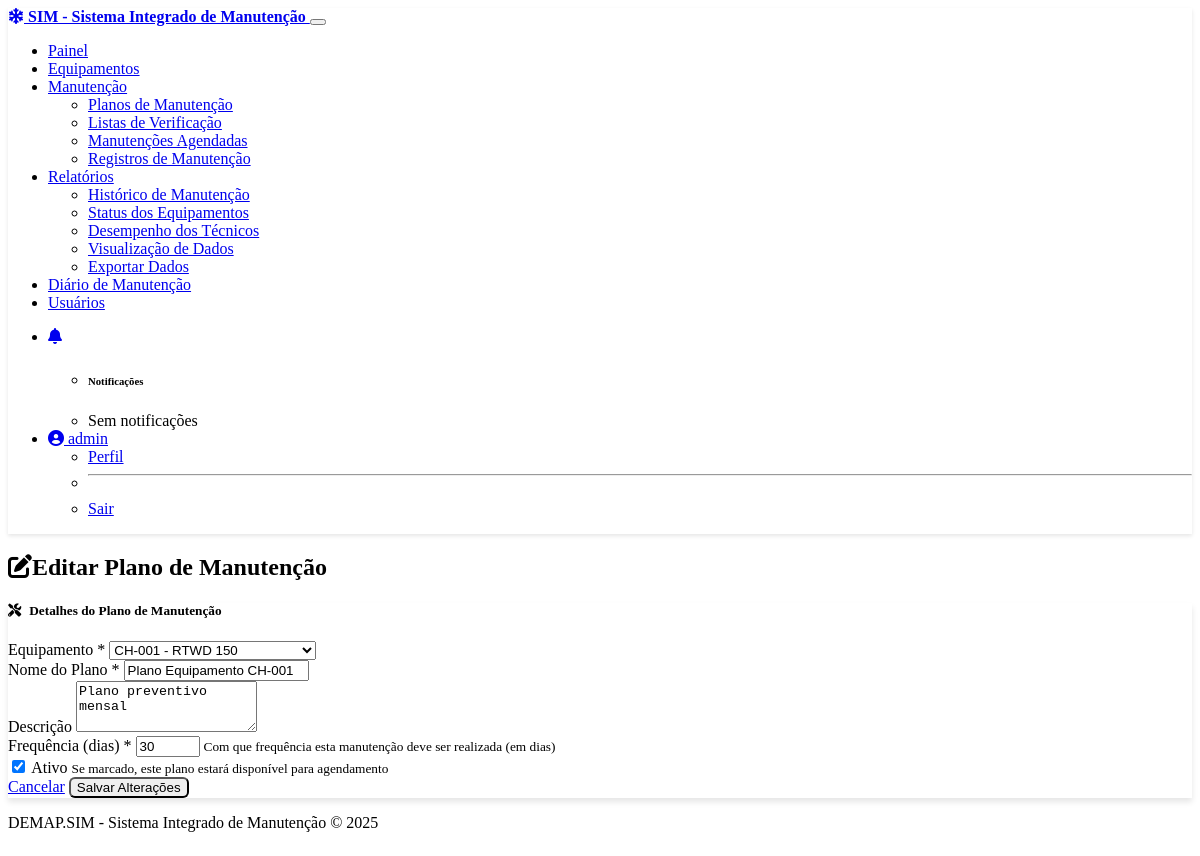
The page /maintenance/plans/1/edit (signed in) on the database its author committed.
### models.py (models this page shows, shortened)
class User(UserMixin, db.Model):
    __tablename__ = 'users'
    id = db.Column(db.Integer, primary_key=True)
    username = db.Column(db.String(64), unique=True, nullable=False)
    email = db.Column(db.String(120), unique=True, nullable=False)
    password_hash = db.Column(db.String(256), nullable=False)
    first_name = db.Column(db.String(64), nullable=False)
    last_name = db.Column(db.String(64), nullable=False)
    role = db.Column(db.String(20), nullable=False, default=UserRole.TECHNICIAN.value)
    phone = db.Column(db.String(20))
    created_at = db.Column(db.DateTime, default=datetime.utcnow)
    active = db.Column(db.Boolean, default=True)
    maintenance_records = db.relationship('MaintenanceRecord', backref='technician', lazy=True)
    notifications = db.relationship('Notification', backref='user', lazy=True)
    def is_admin(self):
        return self.role == UserRole.ADMIN.value

class MaintenancePlan(db.Model):
    __tablename__ = 'maintenance_plans'
    id = db.Column(db.Integer, primary_key=True)
    equipment_id = db.Column(db.Integer, db.ForeignKey('equipment.id'), nullable=False)
    name = db.Column(db.String(100), nullable=False)
    description = db.Column(db.Text)
    frequency_days = db.Column(db.Integer, nullable=False)  # Interval in days
    created_at = db.Column(db.DateTime, default=datetime.utcnow)
    is_active = db.Column(db.Boolean, default=True)
    checklist_templates = db.relationship('ChecklistTemplate', backref='maintenance_plan', lazy=True)

### controllers/maintenance.py (the view, shortened to what this page needs)
@maintenance_bp.route('/plans/<int:plan_id>/edit', methods=['GET', 'POST'])
@login_required
def edit_plan(plan_id):
    if not (current_user.is_admin() or current_user.is_supervisor()):
        flash('Access denied. You do not have permission to edit maintenance plans.', 'danger')
        return redirect(url_for('maintenance.plans'))
    plan = MaintenancePlan.query.get_or_404(plan_id)
    form = MaintenancePlanForm(obj=plan)
    form.equipment_id.choices = [(e.id, f"{e.identification_number} - {e.model}")
                                for e in Equipment.query.all()]
    return render_template('maintenance/edit.html', form=form, plan=plan)

### forms.py
class MaintenancePlanForm(FlaskForm):
    equipment_id = SelectField('Equipamento',
                               coerce=int,
                               validators=[DataRequired(message='Selecione um equipamento')])
    name = StringField('Nome do Plano',
                       validators=[DataRequired(), Length(min=3, max=100)])
    description = TextAreaField('Descrição',
                                validators=[Optional(), Length(max=500)])
    frequency_days = IntegerField('Frequência (dias)',
                                  validators=[DataRequired(), NumberRange(min=1, max=365)])
    is_active = BooleanField('Ativo', default=True)
    submit = SubmitField('Salvar Plano')

### app.py (called while the page is built)
@app.before_request
def before_request():
    if current_user.is_authenticated:
        session.permanent = True
        g.user = current_user
    else:
        g.user = None

    @login_manager.user_loader
    def load_user(user_id):
        return User.query.get(int(user_id))

### templates/maintenance/edit.html (shortened to what this page needs)
{% extends "layout.html" %}
{% block content %}
<div class="row mb-4">
    <div class="col">
        <h2 class="border-bottom pb-2"><i class="fas fa-edit me-2"></i>Editar Plano de Manutenção</h2>
    </div>
</div>
<div class="row">
    <div class="col-lg-8 mx-auto">
        <div class="card shadow">
            <div class="card-header bg-warning text-dark">
                <h5 class="mb-0"><i class="fas fa-tools me-2"></i>Detalhes do Plano de Manutenção</h5>
            </div>
            <div class="card-body">
                <form method="POST" action="{{ url_for('maintenance.edit_plan', plan_id=plan.id) }}">
                    <div class="mb-3">
                        <label for="{{ form.equipment_id.id }}" class="form-label">Equipamento *</label>
                        {{ form.equipment_id(class="form-select") }}
                    </div>
                    <div class="mb-3">
                        <label for="{{ form.name.id }}" class="form-label">Nome do Plano *</label>
                        {{ form.name(class="form-control") }}
                    </div>
                    <div class="mb-3">
                        <label for="{{ form.description.id }}" class="form-label">Descrição</label>
                        {{ form.description(class="form-control", rows=3) }}
                    </div>
                    <div class="mb-3">
                        <label for="{{ form.frequency_days.id }}" class="form-label">Frequência (dias) *</label>
                        {{ form.frequency_days(class="form-control") }}
                        <small class="form-text text-muted">Com que frequência esta manutenção deve ser realizada (em dias)</small>
                    </div>
                    <div class="mb-3 form-check">
                        {{ form.is_active(class="form-check-input") }}
                        <label for="{{ form.is_active.id }}" class="form-check-label">Ativo</label>
                        <small class="form-text text-muted d-block">Se marcado, este plano estará disponível para agendamento</small>
                    </div>
                    <div class="d-flex justify-content-between">
                        <a href="{{ url_for('maintenance.plans') }}" class="btn btn-secondary">Cancelar</a>
                        {{ form.submit(class="btn btn-warning", value="Salvar Alterações") }}
                    </div>
                </form>
            </div>
        </div>
    </div>
</div>
{% endblock %}

### templates/layout.html (shortened to what this page needs)
<!DOCTYPE html>
<html lang="pt-BR" data-bs-theme="dark">
<head>
    <link rel="stylesheet" href="https://cdn.replit.com/agent/bootstrap-agent-dark-theme.min.css">
    <link rel="stylesheet" href="https://cdnjs.cloudflare.com/ajax/libs/font-awesome/6.0.0/css/all.min.css">
    <link rel="stylesheet" href="{{ url_for('static', filename='css/custom.css') }}">
</head>
<body>
    <nav class="navbar navbar-expand-lg navbar-dark bg-dark">
        <div class="container">
            <a class="navbar-brand" href="{{ url_for('maintenance.dashboard') if current_user.is_authenticated else url_for('users.login') }}">
                <i class="fas fa-snowflake me-2"></i> SIM - Sistema Integrado de Manutenção
            </a>
            <button class="navbar-toggler" type="button" data-bs-toggle="collapse" data-bs-target="#navbarNav" aria-controls="navbarNav" aria-expanded="false" aria-label="Toggle navigation">
            </button>
            <div class="collapse navbar-collapse" id="navbarNav">
                {% if current_user.is_authenticated %}
                <ul class="navbar-nav me-auto">
                    <li class="nav-item">
                        <a class="nav-link" href="{{ url_for('maintenance.dashboard') }}">Painel</a>
                    </li>
                    <li class="nav-item">
                        <a class="nav-link" href="{{ url_for('equipment.index') }}">Equipamentos</a>
                    </li>
                    <li class="nav-item dropdown">
                        <a class="nav-link dropdown-toggle" href="#" id="maintenanceDropdown" role="button" data-bs-toggle="dropdown" aria-expanded="false">
                            Manutenção
                        </a>
                        <ul class="dropdown-menu" aria-labelledby="maintenanceDropdown">
                            <li><a class="dropdown-item" href="{{ url_for('maintenance.plans') }}">Planos de Manutenção</a></li>
                            <li><a class="dropdown-item" href="{{ url_for('maintenance.checklists') }}">Listas de Verificação</a></li>
                            <li><a class="dropdown-item" href="{{ url_for('maintenance.schedule_list') }}">Manutenções Agendadas</a></li>
                            <li><a class="dropdown-item" href="{{ url_for('maintenance.records') }}">Registros de Manutenção</a></li>
                        </ul>
                    </li>
                    {% if current_user.is_admin() or current_user.is_supervisor() %}
                    <li class="nav-item dropdown">
                        <a class="nav-link dropdown-toggle" href="#" id="reportsDropdown" role="button" data-bs-toggle="dropdown" aria-expanded="false">
                            Relatórios
                        </a>
                        <ul class="dropdown-menu" aria-labelledby="reportsDropdown">
                            <li><a class="dropdown-item" href="{{ url_for('reports.maintenance_history') }}">Histórico de Manutenção</a></li>
                            <li><a class="dropdown-item" href="{{ url_for('reports.equipment_status') }}">Status dos Equipamentos</a></li>
                            <li><a class="dropdown-item" href="{{ url_for('reports.technician_performance') }}">Desempenho dos Técnicos</a></li>
                            <li><a class="dropdown-item" href="{{ url_for('reports.data_visualization') }}">Visualização de Dados</a></li>
                            <li><a class="dropdown-item" href="{{ url_for('reports.export') }}">Exportar Dados</a></li>
                        </ul>
                    </li>
                    {% endif %}
                    <li class="nav-item">
                        <a class="nav-link" href="{{ url_for('diario.index') }}">Diário de Manutenção</a>
                    </li>
                    {% if current_user.is_admin() %}
                    <li class="nav-item">
                        <a class="nav-link" href="{{ url_for('users.user_list') }}">Usuários</a>
                    </li>
                    {% endif %}
                </ul>
                <ul class="navbar-nav">
                    <li class="nav-item dropdown">
                        <a class="nav-link dropdown-toggle" href="#" id="notificationsDropdown" role="button" data-bs-toggle="dropdown" aria-expanded="false">
                            <i class="fas fa-bell"></i>
                            {% set unread_notifications = current_user.notifications|selectattr('read', 'equalto', false)|list %}
                        </a>
                        <ul class="dropdown-menu dropdown-menu-end" aria-labelledby="notificationsDropdown" style="min-width: 300px;">
                            <li><h6 class="dropdown-header">Notificações</h6></li>
                            {% if current_user.notifications %}
                                {% set notifications_sorted = current_user.notifications|sort(attribute='created_at', reverse=true) %}
                                {% set counter = 0 %}
                                {% for notification in notifications_sorted %}
                                    {% if counter < 5 %}
                                        {% set counter = counter + 1 %}
                                        <li>
                                            <a class="dropdown-item {% if not notification.read %}fw-bold{% endif %}" href="{{ url_for('maintenance.view_schedule', schedule_id=notification.schedule_id) if notification.schedule_id else '#' }}">
                                                <small class="text-muted">{{ notification.created_at.strftime('%Y-%m-%d %H:%M') }}</small><br>
                                                {{ notification.title }}<br>
                                                <small>{{ notification.message }}</small>
                                            </a>
                                        </li>
                                        {% if not loop.last and counter < 5 %}<li><hr class="dropdown-divider"></li>{% endif %}
                                    {% endif %}
                                {% endfor %}
                                <li><hr class="dropdown-divider"></li>
                                <li><a class="dropdown-item text-center" href="{{ url_for('maintenance.notifications') }}">Ver Todas</a></li>
                            {% else %}
                                <li><a class="dropdown-item text-center">Sem notificações</a></li>
                            {% endif %}
                        </ul>
                    </li>
                    <li class="nav-item dropdown">
                        <a class="nav-link dropdown-toggle" href="#" id="userDropdown" role="button" data-bs-toggle="dropdown" aria-expanded="false">
                            <i class="fas fa-user-circle me-1"></i> {{ current_user.username }}
                        </a>
                        <ul class="dropdown-menu dropdown-menu-end" aria-labelledby="userDropdown">
                            <li><a class="dropdown-item" href="{{ url_for('users.profile') }}">Perfil</a></li>
                            <li><hr class="dropdown-divider"></li>
                            <li><a class="dropdown-item" href="{{ url_for('users.logout') }}">Sair</a></li>
                        </ul>
                    </li>
                </ul>
                {% endif %}
            </div>
        </div>
    </nav>
    <main class="container my-4">
        {% block content %}{% endblock %}
    </main>
    <footer class="footer mt-auto py-3 bg-dark">
        <div class="container text-center">
            <span class="text-muted">DEMAP.SIM - Sistema Integrado de Manutenção  &copy; 2025</span>
        </div>
    </footer>
</body>
</html>

### static/css/custom.css (style rules this page uses)
body { min-height: 100vh; display: flex; flex-direction: column; }
main { flex: 1; }
.card { box-shadow: 0 4px 6px rgba(0, 0, 0, 0.1); transition: transform 0.3s ease, box-shadow 0.3s ease; }
.navbar { box-shadow: 0 2px 4px rgba(0, 0, 0, 0.1); }
.navbar-brand { font-weight: bold; }
.nav-link { position: relative; }
.form-label { font-weight: 500; }
.footer { margin-top: auto; padding-top: 1rem; padding-bottom: 1rem; }
.card-header i { margin-right: 0.5rem; }
.btn { border-radius: 0.375rem; font-weight: 500; }

### rows shown on the page
User: username "admin"
MaintenancePlan: equipment_id "CH-001 - RTWD 150", name "Plano Equipamento CH-001", description "Plano preventivo mensal", frequency_days "30", is_active "☑"
